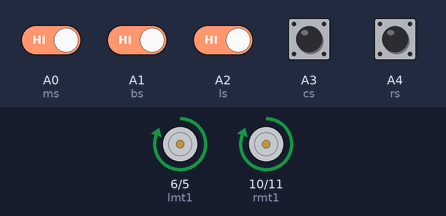
This sketch was run on a simulated Arduino Uno, built with avr-gcc and run on an emulated ATmega328P. Shown: motor-driver pin pairs drawn as motors (green arrow = first pin HIGH = forward, orange = second pin HIGH = backward, longer = more drive). The test bench sets the inputs (shaded band); at power-on: A0 (ms), A1 (bs), A2 (ls), A3 (cs), A4 (rs) HIGH.

Above: at 1.2 s.
1.3 s: A1 (bs) driven LOW
At 2.6 s:
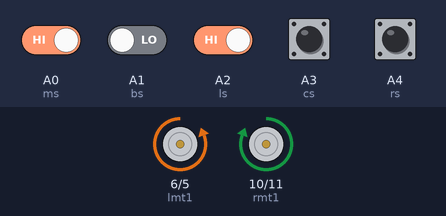
4.3 s: A0 (ms) driven LOW
At 5.0 s:
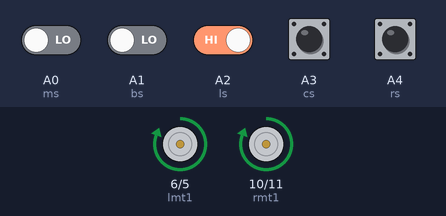
5.8 s: A2 (ls) driven LOW
At 6.1 s:
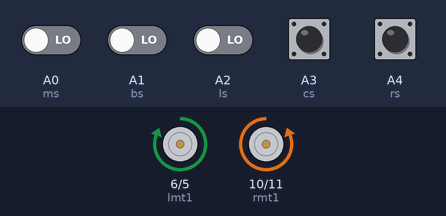
7.3 s: A2 (ls) driven HIGH
At 8.5 s:
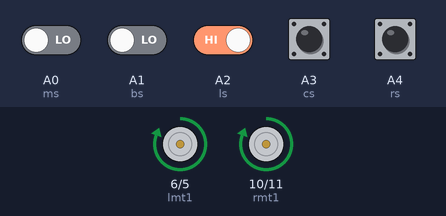
8.8 s: A0 (ms) driven HIGH
At 9.2 s:
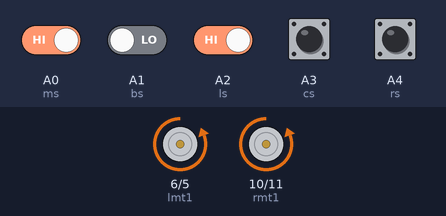
Timing chart, 0 to 12.8 s (numbered marks = the images above; inputs shaded):
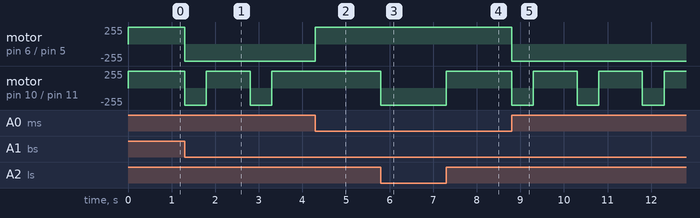

The sketch:

sumo_robot_program.ino
```cpp
int lmt1=6,lmt2=5,rmt1=10,rmt2=11;
int ms=A0,bs=A1,ls=A2,cs=A3,rs=A4;
int msv,bsv,lsv,csv,rsv;
void setup()
{
 pinMode(ms,INPUT);
 pinMode(bs,INPUT);
 pinMode(ls,INPUT);
 pinMode(cs,INPUT);
 pinMode(rs,INPUT);
 pinMode(lmt1,OUTPUT);
 pinMode(lmt2,OUTPUT);
 pinMode(rmt1,OUTPUT);
 pinMode(rmt2,OUTPUT);
}
  void loop()
{
 msv=digitalRead(ms);
 bsv=digitalRead(bs);
 lsv=digitalRead(ls);
 csv=digitalRead(cs);
 rsv=digitalRead(rs);
 if(msv==LOW&&bsv==LOW)
{
 if(lsv==LOW&&csv==LOW&&rsv==LOW)
{
 forward();
}
 else if(lsv==HIGH&&csv==LOW&&rsv==LOW)
{
 left();
}
 else if(lsv==LOW&&csv==LOW&&rsv==HIGH)
{
 right();
}
 else if(lsv==LOW&&csv==HIGH&&rsv==LOW)
{
 forward();
}
 else if(lsv==HIGH&&csv==HIGH&&rsv==LOW)
{
 left();
}
 else if(lsv==LOW&&csv==HIGH&&rsv==HIGH)
{
 right();
}
 else if(lsv==HIGH&&csv==HIGH&&rsv==HIGH)
{
 forward();
}
}
else if(msv==HIGH&&bsv==LOW)
{
 back();
 delay(500);
 left();
 delay(1000);
}
else if(msv==LOW&&bsv==HIGH)
{
forward();
}
else if(lsv==HIGH&&csv==HIGH)
{
 forward();
}
}
  void forward()
{
 digitalWrite(lmt1,HIGH);
 digitalWrite(lmt2,LOW);
 digitalWrite(rmt1,HIGH);
 digitalWrite(rmt2,LOW);
}
    void left()
 {
 digitalWrite(lmt1,LOW);
 digitalWrite(lmt2,HIGH);
 digitalWrite(rmt1,HIGH);
 digitalWrite(rmt2,LOW);
 }
  void right()
{
 digitalWrite(lmt1,HIGH);
 digitalWrite(lmt2,LOW);
 digitalWrite(rmt1,LOW);
 digitalWrite(rmt2,HIGH);
}
 void back()
{
  digitalWrite(lmt1,LOW);
 digitalWrite(lmt2,HIGH);
 digitalWrite(rmt1,LOW);
 digitalWrite(rmt2,HIGH);
}
```

Measured:
- after the input at 1.3 s, motor on pin 6 (lmt1) / pin 5 (lmt2): forward 255/255 → backward 255/255 at once; motor on pin 10 (rmt1) / pin 11 (rmt2): alternates forward 255/255 for 1.0 s and backward 255/255 for 0.50 s, starting at once
- after the input at 4.3 s, motor on pin 6 (lmt1) / pin 5 (lmt2): backward 255/255 → forward 255/255 at once; motor on pin 10 (rmt1) / pin 11 (rmt2): stays forward 255/255 (without the input it goes to backward 255/255 after 0.00 s)
- after the input at 5.8 s, motor on pin 10 (rmt1) / pin 11 (rmt2): forward 255/255 → backward 255/255 at once
- after the input at 7.3 s, motor on pin 10 (rmt1) / pin 11 (rmt2): backward 255/255 → forward 255/255 at once
- after the input at 8.8 s, motor on pin 6 (lmt1) / pin 5 (lmt2): forward 255/255 → backward 255/255 at once; motor on pin 10 (rmt1) / pin 11 (rmt2): alternates forward 255/255 for 1.0 s and backward 255/255 for 0.50 s, starting at once
